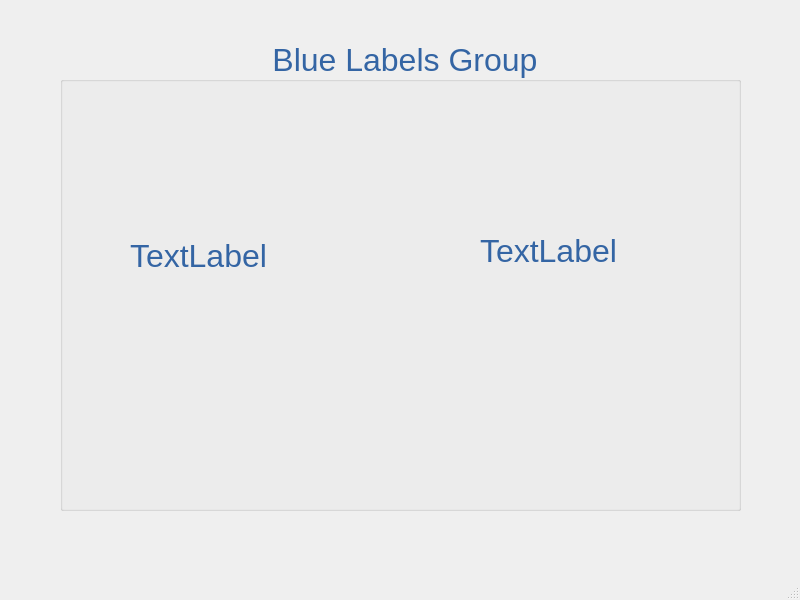
<?xml version="1.0" encoding="UTF-8"?>
<ui version="4.0">
 <class>MainWindow</class>
 <widget class="QMainWindow" name="MainWindow">
  <property name="geometry">
   <rect>
    <x>0</x>
    <y>0</y>
    <width>800</width>
    <height>600</height>
   </rect>
  </property>
  <property name="windowTitle">
   <string>MainWindow</string>
  </property>
  <widget class="QWidget" name="centralwidget">
   <widget class="QGroupBox" name="groupBox">
    <property name="geometry">
     <rect>
      <x>60</x>
      <y>40</y>
      <width>681</width>
      <height>471</height>
     </rect>
    </property>
    <property name="palette">
     <palette>
      <active>
       <colorrole role="WindowText">
        <brush brushstyle="SolidPattern">
         <color alpha="255">
          <red>52</red>
          <green>101</green>
          <blue>164</blue>
         </color>
        </brush>
       </colorrole>
       <colorrole role="Button">
        <brush brushstyle="SolidPattern">
         <color alpha="255">
          <red>138</red>
          <green>226</green>
          <blue>52</blue>
         </color>
        </brush>
       </colorrole>
       <colorrole role="Light">
        <brush brushstyle="SolidPattern">
         <color alpha="255">
          <red>198</red>
          <green>255</green>
          <blue>143</blue>
         </color>
        </brush>
       </colorrole>
       <colorrole role="Midlight">
        <brush brushstyle="SolidPattern">
         <color alpha="255">
          <red>168</red>
          <green>240</green>
          <blue>97</blue>
         </color>
        </brush>
       </colorrole>
       <colorrole role="Dark">
        <brush brushstyle="SolidPattern">
         <color alpha="255">
          <red>69</red>
          <green>113</green>
          <blue>26</blue>
         </color>
        </brush>
       </colorrole>
       <colorrole role="Mid">
        <brush brushstyle="SolidPattern">
         <color alpha="255">
          <red>92</red>
          <green>151</green>
          <blue>34</blue>
         </color>
        </brush>
       </colorrole>
       <colorrole role="Text">
        <brush brushstyle="SolidPattern">
         <color alpha="255">
          <red>0</red>
          <green>0</green>
          <blue>0</blue>
         </color>
        </brush>
       </colorrole>
       <colorrole role="BrightText">
        <brush brushstyle="SolidPattern">
         <color alpha="255">
          <red>255</red>
          <green>255</green>
          <blue>255</blue>
         </color>
        </brush>
       </colorrole>
       <colorrole role="ButtonText">
        <brush brushstyle="SolidPattern">
         <color alpha="255">
          <red>0</red>
          <green>0</green>
          <blue>0</blue>
         </color>
        </brush>
       </colorrole>
       <colorrole role="Base">
        <brush brushstyle="SolidPattern">
         <color alpha="255">
          <red>255</red>
          <green>255</green>
          <blue>255</blue>
         </color>
        </brush>
       </colorrole>
       <colorrole role="Window">
        <brush brushstyle="SolidPattern">
         <color alpha="255">
          <red>138</red>
          <green>226</green>
          <blue>52</blue>
         </color>
        </brush>
       </colorrole>
       <colorrole role="Shadow">
        <brush brushstyle="SolidPattern">
         <color alpha="255">
          <red>0</red>
          <green>0</green>
          <blue>0</blue>
         </color>
        </brush>
       </colorrole>
       <colorrole role="AlternateBase">
        <brush brushstyle="SolidPattern">
         <color alpha="255">
          <red>196</red>
          <green>240</green>
          <blue>153</blue>
         </color>
        </brush>
       </colorrole>
       <colorrole role="ToolTipBase">
        <brush brushstyle="SolidPattern">
         <color alpha="255">
          <red>255</red>
          <green>255</green>
          <blue>220</blue>
         </color>
        </brush>
       </colorrole>
       <colorrole role="ToolTipText">
        <brush brushstyle="SolidPattern">
         <color alpha="255">
          <red>0</red>
          <green>0</green>
          <blue>0</blue>
         </color>
        </brush>
       </colorrole>
      </active>
      <inactive>
       <colorrole role="WindowText">
        <brush brushstyle="SolidPattern">
         <color alpha="255">
          <red>52</red>
          <green>101</green>
          <blue>164</blue>
         </color>
        </brush>
       </colorrole>
       <colorrole role="Button">
        <brush brushstyle="SolidPattern">
         <color alpha="255">
          <red>138</red>
          <green>226</green>
          <blue>52</blue>
         </color>
        </brush>
       </colorrole>
       <colorrole role="Light">
        <brush brushstyle="SolidPattern">
         <color alpha="255">
          <red>198</red>
          <green>255</green>
          <blue>143</blue>
         </color>
        </brush>
       </colorrole>
       <colorrole role="Midlight">
        <brush brushstyle="SolidPattern">
         <color alpha="255">
          <red>168</red>
          <green>240</green>
          <blue>97</blue>
         </color>
        </brush>
       </colorrole>
       <colorrole role="Dark">
        <brush brushstyle="SolidPattern">
         <color alpha="255">
          <red>69</red>
          <green>113</green>
          <blue>26</blue>
         </color>
        </brush>
       </colorrole>
       <colorrole role="Mid">
        <brush brushstyle="SolidPattern">
         <color alpha="255">
          <red>92</red>
          <green>151</green>
          <blue>34</blue>
         </color>
        </brush>
       </colorrole>
       <colorrole role="Text">
        <brush brushstyle="SolidPattern">
         <color alpha="255">
          <red>0</red>
          <green>0</green>
          <blue>0</blue>
         </color>
        </brush>
       </colorrole>
       <colorrole role="BrightText">
        <brush brushstyle="SolidPattern">
         <color alpha="255">
          <red>255</red>
          <green>255</green>
          <blue>255</blue>
         </color>
        </brush>
       </colorrole>
       <colorrole role="ButtonText">
        <brush brushstyle="SolidPattern">
         <color alpha="255">
          <red>0</red>
          <green>0</green>
          <blue>0</blue>
         </color>
        </brush>
       </colorrole>
       <colorrole role="Base">
        <brush brushstyle="SolidPattern">
         <color alpha="255">
          <red>255</red>
          <green>255</green>
          <blue>255</blue>
         </color>
        </brush>
       </colorrole>
       <colorrole role="Window">
        <brush brushstyle="SolidPattern">
         <color alpha="255">
          <red>138</red>
          <green>226</green>
          <blue>52</blue>
         </color>
        </brush>
       </colorrole>
       <colorrole role="Shadow">
        <brush brushstyle="SolidPattern">
         <color alpha="255">
          <red>0</red>
          <green>0</green>
          <blue>0</blue>
         </color>
        </brush>
       </colorrole>
       <colorrole role="AlternateBase">
        <brush brushstyle="SolidPattern">
         <color alpha="255">
          <red>196</red>
          <green>240</green>
          <blue>153</blue>
         </color>
        </brush>
       </colorrole>
       <colorrole role="ToolTipBase">
        <brush brushstyle="SolidPattern">
         <color alpha="255">
          <red>255</red>
          <green>255</green>
          <blue>220</blue>
         </color>
        </brush>
       </colorrole>
       <colorrole role="ToolTipText">
        <brush brushstyle="SolidPattern">
         <color alpha="255">
          <red>0</red>
          <green>0</green>
          <blue>0</blue>
         </color>
        </brush>
       </colorrole>
      </inactive>
      <disabled>
       <colorrole role="WindowText">
        <brush brushstyle="SolidPattern">
         <color alpha="255">
          <red>69</red>
          <green>113</green>
          <blue>26</blue>
         </color>
        </brush>
       </colorrole>
       <colorrole role="Button">
        <brush brushstyle="SolidPattern">
         <color alpha="255">
          <red>138</red>
          <green>226</green>
          <blue>52</blue>
         </color>
        </brush>
       </colorrole>
       <colorrole role="Light">
        <brush brushstyle="SolidPattern">
         <color alpha="255">
          <red>198</red>
          <green>255</green>
          <blue>143</blue>
         </color>
        </brush>
       </colorrole>
       <colorrole role="Midlight">
        <brush brushstyle="SolidPattern">
         <color alpha="255">
          <red>168</red>
          <green>240</green>
          <blue>97</blue>
         </color>
        </brush>
       </colorrole>
       <colorrole role="Dark">
        <brush brushstyle="SolidPattern">
         <color alpha="255">
          <red>69</red>
          <green>113</green>
          <blue>26</blue>
         </color>
        </brush>
       </colorrole>
       <colorrole role="Mid">
        <brush brushstyle="SolidPattern">
         <color alpha="255">
          <red>92</red>
          <green>151</green>
          <blue>34</blue>
         </color>
        </brush>
       </colorrole>
       <colorrole role="Text">
        <brush brushstyle="SolidPattern">
         <color alpha="255">
          <red>69</red>
          <green>113</green>
          <blue>26</blue>
         </color>
        </brush>
       </colorrole>
       <colorrole role="BrightText">
        <brush brushstyle="SolidPattern">
         <color alpha="255">
          <red>255</red>
          <green>255</green>
          <blue>255</blue>
         </color>
        </brush>
       </colorrole>
       <colorrole role="ButtonText">
        <brush brushstyle="SolidPattern">
         <color alpha="255">
          <red>69</red>
          <green>113</green>
          <blue>26</blue>
         </color>
        </brush>
       </colorrole>
       <colorrole role="Base">
        <brush brushstyle="SolidPattern">
         <color alpha="255">
          <red>138</red>
          <green>226</green>
          <blue>52</blue>
         </color>
        </brush>
       </colorrole>
       <colorrole role="Window">
        <brush brushstyle="SolidPattern">
         <color alpha="255">
          <red>138</red>
          <green>226</green>
          <blue>52</blue>
         </color>
        </brush>
       </colorrole>
       <colorrole role="Shadow">
        <brush brushstyle="SolidPattern">
         <color alpha="255">
          <red>0</red>
          <green>0</green>
          <blue>0</blue>
         </color>
        </brush>
       </colorrole>
       <colorrole role="AlternateBase">
        <brush brushstyle="SolidPattern">
         <color alpha="255">
          <red>138</red>
          <green>226</green>
          <blue>52</blue>
         </color>
        </brush>
       </colorrole>
       <colorrole role="ToolTipBase">
        <brush brushstyle="SolidPattern">
         <color alpha="255">
          <red>255</red>
          <green>255</green>
          <blue>220</blue>
         </color>
        </brush>
       </colorrole>
       <colorrole role="ToolTipText">
        <brush brushstyle="SolidPattern">
         <color alpha="255">
          <red>0</red>
          <green>0</green>
          <blue>0</blue>
         </color>
        </brush>
       </colorrole>
      </disabled>
     </palette>
    </property>
    <property name="font">
     <font>
      <pointsize>24</pointsize>
     </font>
    </property>
    <property name="title">
     <string> Blue Labels Group</string>
    </property>
    <property name="alignment">
     <set>Qt::AlignCenter</set>
    </property>
    <widget class="QLabel" name="label">
     <property name="geometry">
      <rect>
       <x>70</x>
       <y>170</y>
       <width>191</width>
       <height>91</height>
      </rect>
     </property>
     <property name="text">
      <string>TextLabel</string>
     </property>
    </widget>
    <widget class="QLabel" name="label_2">
     <property name="geometry">
      <rect>
       <x>420</x>
       <y>180</y>
       <width>171</width>
       <height>61</height>
      </rect>
     </property>
     <property name="text">
      <string>TextLabel</string>
     </property>
    </widget>
   </widget>
  </widget>
  <widget class="QMenuBar" name="menubar">
   <property name="geometry">
    <rect>
     <x>0</x>
     <y>0</y>
     <width>800</width>
     <height>26</height>
    </rect>
   </property>
  </widget>
  <widget class="QStatusBar" name="statusbar"/>
 </widget>
 <resources/>
 <connections/>
</ui>
